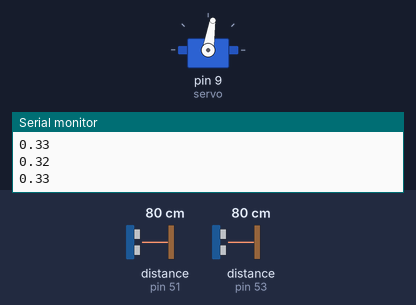
Recording of a sketch running on a simulated Arduino Mega 2560, built with avr-gcc and run on an emulated ATmega2560. Shown: servo, the last lines printed to the serial monitor. Wiring (inferred from the names in the program): 2 × ultrasonic range finder: trigger pin 50, echo pin 51 / trigger pin 52, echo pin 53. Inputs (shaded band) come from the test bench; at power-on: distance to the obstacle (sensors on pin 51, pin 53) 80 cm. The echo pulse lasts 58.3 µs per cm.

Above: at 6.2 s.
6.3 s: distance to the obstacle (sensor on pin 51) set to 33 cm
7.8 s: distance to the obstacle (sensor on pin 51) set to 29 cm
At 8.01 s:
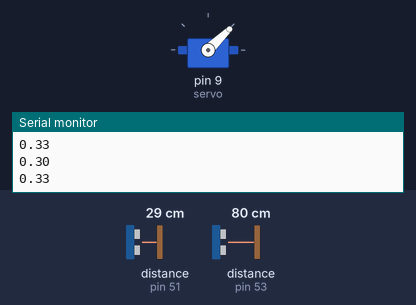
At 10.1 s:
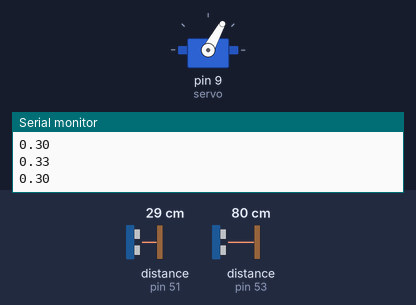
10.8 s: distance to the obstacle (sensor on pin 53) set to 18 cm
13.8 s: distance to the obstacle (sensor on pin 51) set to 18 cm
16.0 s: distance to the obstacle (sensor on pin 53) set to 2 cm
At 17.6 s:
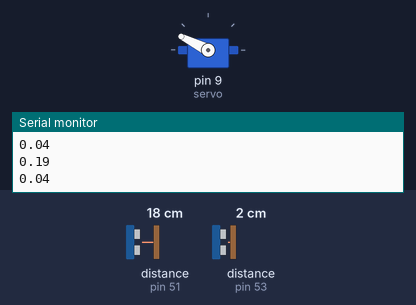
17.9 s: distance to the obstacle (sensor on pin 53) set to 35 cm
At 19.9 s:
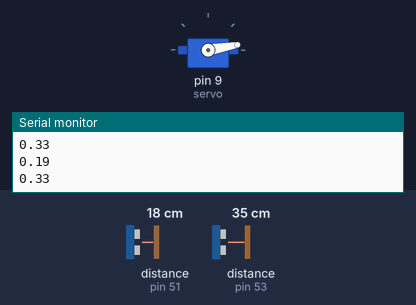
Timing chart, 0 to 21.4 s (numbered marks = the images above; inputs shaded):
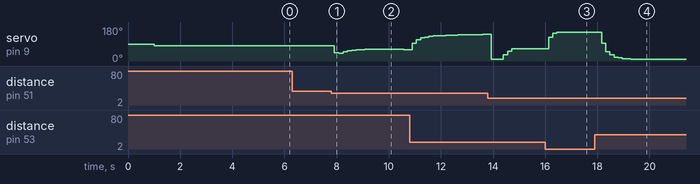

Measured:
- the behaviour switches between 30 and 29 cm on distance to the obstacle (sensor on pin 51) (found by bisection; images 0 and 1)
- after the input at 7.8 s, servo on pin 9 (servo): 81° → 44° after 0.12 s, → 41° 0.17 s later, → 48° 0.17 s later, → 54° 0.17 s later, … (11 changes in this stretch)
- after the input at 16.0 s, servo on pin 9 (servo): 66° → 126° after 0.13 s, → 148° 0.16 s later, → 153° 0.16 s later
- after the input at 17.9 s, servo on pin 9 (servo): moves from 153° to 10° over 1.1 s, starting after 0.26 s

The sketch:

Ball.ino
```cpp
#include <Servo.h>
#define Umax 66 // maximum angle of the servomotr in degrees
#define Umin -66 // minimun angle
#define Umax_rad 1.151  // maximum angle of the servomotr in radiants
#define Umin_rad -1.151 // minimun angle
#define T 0.09 // sampling time

// down
const int echoPin2= 53; //yellow wire
const int trigPin2= 52; // orange wire

// up
const int echoPin1= 51;
const int trigPin1= 50;


// create a object class.
Servo servo;


// set a variables
double setpoint, setpoint_prec;  // In meters : 30cm --> 0.3m
double y, y_prec;
double error;
double P, I, D, U;
double I_prec=0, U_prec=0, D_prec=0;
boolean Saturation = false;

double Kp = 8.6;
double Ki = 1.1;
double Kd = 6.3;

float measure_1 (void);
float measure_2 (void);
void move_servo(int);

void setup() {

   Serial.begin(9600);

   pinMode(trigPin2, OUTPUT);
   pinMode(echoPin2, INPUT);
   pinMode(trigPin1, OUTPUT);
   pinMode(echoPin1, INPUT);
   servo.attach(9);

   delay(1000);
   move_servo(90);
   delay(2000);
   setpoint_prec = measure_2();  // cube
   delay(1000);
   y_prec = measure_1();  // cart
   delay(1000);

}

void loop() {
   Serial.println(measure_2());

   setpoint = measure_2();  // distance of the cube from the sensor ( meters )

   setpoint = 0.53*setpoint + 0.47*setpoint_prec  ;

   delay(3);

   y = measure_1();  // distance of the cart from the sensor ( meters )
   y =  0.53*y + 0.47*y_prec  ;   // (  alfa*y :   if alfa increases, y less attenuated and similar to the measured y  --> so the measurement is noisy but fast )

   Serial.println(measure_1());

   delay (3);

   error = round( 100*(y - setpoint) )*0.01;     // meters

   P = Kp*error;

   if ( !Saturation )  I = I_prec + T*Ki*error;

   D = (Kd/T)*(y - y_prec);

   D = 0.56*D + 0.44*D_prec;    // filtering D

   U = P + I + round(100*D)*0.01 ;  // U in radiants

   if ( U < Umin_rad)  {
                        U=Umin_rad;
                        Saturation = true;
                       }

   else if ( U > Umax_rad)  {
                             U=Umax_rad;
                             Saturation = true;
                            }

   else     Saturation = false;

   U=round(U*180/M_PI);     // Transform U in degrees. Now I have :   -63° < U < 63°

   U=map(U, Umin, Umax, 24, 156); // I map the computed value of U to the corresponding value of the servomotor

   if (U < 83 || U > 95 || abs(error) > 0.02 ) move_servo( round(U) );   // I continue until I have error and the control action U is greater than a threshold.

   delay (24);

   //Serial.print(setpoint*100);
   //Serial.print(" ");
   //Serial.print(y*100);
   //Serial.print(" ");
   //Serial.print(U);
   //Serial.println();

   I_prec = I;
   y_prec = y;
   D_prec = D;
   setpoint_prec = setpoint;
}


float measure_1 (void) {

    long duracao=0;
    float distancia=0;

    digitalWrite(trigPin1, LOW);
    delayMicroseconds(10);

    digitalWrite(trigPin1, HIGH);
    delayMicroseconds(10);

    digitalWrite(trigPin1, LOW);

    duracao = pulseIn(echoPin1, HIGH);
    distancia = (float)duracao/58.2;

    delay(30);

    if (distancia > 30) distancia=31;
    else if (distancia < 0) distancia=0;

    return 0.01*(distancia-1.5+0.5+2);   // meters

}

float measure_2 (void) {

    long duracao=0;
    float distancia=0;

    digitalWrite(trigPin2, LOW);
    delayMicroseconds(10);

    digitalWrite(trigPin2, HIGH);
    delayMicroseconds(10);

    digitalWrite(trigPin2, LOW);

    duracao = pulseIn(echoPin2, HIGH);
    distancia = (float)duracao/58.2;

    delay(30);

    if (distancia > 30) distancia=31;
    else if (distancia < 0) distancia=0;

    return 0.01*(distancia+2);   // meters     ( +2 to measure the center of the cube )

}

void move_servo(int u) {
  servo.write(u-map(u, 30, 150, 14, 3));
}
```
